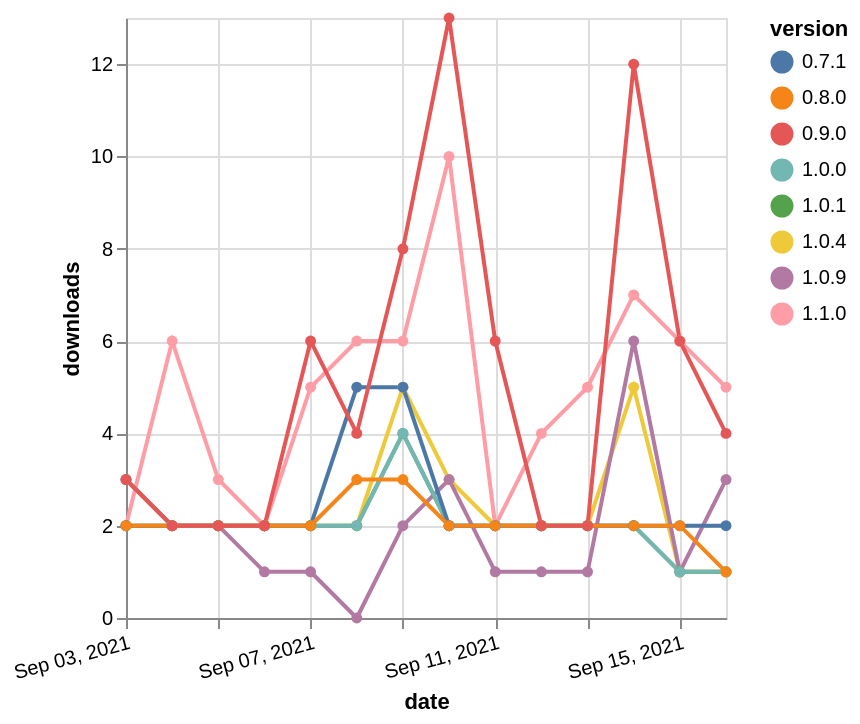

Here is the Vega-Lite specification saved for this chart:
### Vega-Lite specification from a JSON file in a GitHub repository (floating-point values rounded to 4 significant figures)
{"$schema": "https://vega.github.io/schema/vega-lite/v5.json", "description": "A simple bar chart with embedded data.", "data": {"values": [{"date": "2021-09-03", "total": 3943, "delta": 3, "version": "1.0.4"}, {"date": "2021-09-04", "total": 3945, "delta": 2, "version": "1.0.4"}, {"date": "2021-09-05", "total": 3947, "delta": 2, "version": "1.0.4"}, {"date": "2021-09-06", "total": 3949, "delta": 2, "version": "1.0.4"}, {"date": "2021-09-07", "total": 3951, "delta": 2, "version": "1.0.4"}, {"date": "2021-09-08", "total": 3953, "delta": 2, "version": "1.0.4"}, {"date": "2021-09-09", "total": 3958, "delta": 5, "version": "1.0.4"}, {"date": "2021-09-10", "total": 3961, "delta": 3, "version": "1.0.4"}, {"date": "2021-09-11", "total": 3963, "delta": 2, "version": "1.0.4"}, {"date": "2021-09-12", "total": 3965, "delta": 2, "version": "1.0.4"}, {"date": "2021-09-13", "total": 3967, "delta": 2, "version": "1.0.4"}, {"date": "2021-09-14", "total": 3972, "delta": 5, "version": "1.0.4"}, {"date": "2021-09-15", "total": 3973, "delta": 1, "version": "1.0.4"}, {"date": "2021-09-16", "total": 3974, "delta": 1, "version": "1.0.4"}, {"date": "2021-09-03", "total": 933, "delta": 3, "version": "1.0.9"}, {"date": "2021-09-04", "total": 935, "delta": 2, "version": "1.0.9"}, {"date": "2021-09-05", "total": 937, "delta": 2, "version": "1.0.9"}, {"date": "2021-09-06", "total": 938, "delta": 1, "version": "1.0.9"}, {"date": "2021-09-07", "total": 939, "delta": 1, "version": "1.0.9"}, {"date": "2021-09-08", "total": 939, "delta": 0, "version": "1.0.9"}, {"date": "2021-09-09", "total": 941, "delta": 2, "version": "1.0.9"}, {"date": "2021-09-10", "total": 944, "delta": 3, "version": "1.0.9"}, {"date": "2021-09-11", "total": 945, "delta": 1, "version": "1.0.9"}, {"date": "2021-09-12", "total": 946, "delta": 1, "version": "1.0.9"}, {"date": "2021-09-13", "total": 947, "delta": 1, "version": "1.0.9"}, {"date": "2021-09-14", "total": 953, "delta": 6, "version": "1.0.9"}, {"date": "2021-09-15", "total": 954, "delta": 1, "version": "1.0.9"}, {"date": "2021-09-16", "total": 957, "delta": 3, "version": "1.0.9"}, {"date": "2021-09-03", "total": 2104, "delta": 2, "version": "1.1.0"}, {"date": "2021-09-04", "total": 2110, "delta": 6, "version": "1.1.0"}, {"date": "2021-09-05", "total": 2113, "delta": 3, "version": "1.1.0"}, {"date": "2021-09-06", "total": 2115, "delta": 2, "version": "1.1.0"}, {"date": "2021-09-07", "total": 2120, "delta": 5, "version": "1.1.0"}, {"date": "2021-09-08", "total": 2126, "delta": 6, "version": "1.1.0"}, {"date": "2021-09-09", "total": 2132, "delta": 6, "version": "1.1.0"}, {"date": "2021-09-10", "total": 2142, "delta": 10, "version": "1.1.0"}, {"date": "2021-09-11", "total": 2144, "delta": 2, "version": "1.1.0"}, {"date": "2021-09-12", "total": 2148, "delta": 4, "version": "1.1.0"}, {"date": "2021-09-13", "total": 2153, "delta": 5, "version": "1.1.0"}, {"date": "2021-09-14", "total": 2160, "delta": 7, "version": "1.1.0"}, {"date": "2021-09-15", "total": 2166, "delta": 6, "version": "1.1.0"}, {"date": "2021-09-16", "total": 2171, "delta": 5, "version": "1.1.0"}, {"date": "2021-09-03", "total": 2403, "delta": 2, "version": "1.0.1"}, {"date": "2021-09-04", "total": 2405, "delta": 2, "version": "1.0.1"}, {"date": "2021-09-05", "total": 2407, "delta": 2, "version": "1.0.1"}, {"date": "2021-09-06", "total": 2409, "delta": 2, "version": "1.0.1"}, {"date": "2021-09-07", "total": 2411, "delta": 2, "version": "1.0.1"}, {"date": "2021-09-08", "total": 2413, "delta": 2, "version": "1.0.1"}, {"date": "2021-09-09", "total": 2417, "delta": 4, "version": "1.0.1"}, {"date": "2021-09-10", "total": 2419, "delta": 2, "version": "1.0.1"}, {"date": "2021-09-11", "total": 2421, "delta": 2, "version": "1.0.1"}, {"date": "2021-09-12", "total": 2423, "delta": 2, "version": "1.0.1"}, {"date": "2021-09-13", "total": 2425, "delta": 2, "version": "1.0.1"}, {"date": "2021-09-14", "total": 2427, "delta": 2, "version": "1.0.1"}, {"date": "2021-09-15", "total": 2428, "delta": 1, "version": "1.0.1"}, {"date": "2021-09-16", "total": 2429, "delta": 1, "version": "1.0.1"}, {"date": "2021-09-03", "total": 2268, "delta": 3, "version": "1.0.0"}, {"date": "2021-09-04", "total": 2270, "delta": 2, "version": "1.0.0"}, {"date": "2021-09-05", "total": 2272, "delta": 2, "version": "1.0.0"}, {"date": "2021-09-06", "total": 2274, "delta": 2, "version": "1.0.0"}, {"date": "2021-09-07", "total": 2276, "delta": 2, "version": "1.0.0"}, {"date": "2021-09-08", "total": 2278, "delta": 2, "version": "1.0.0"}, {"date": "2021-09-09", "total": 2282, "delta": 4, "version": "1.0.0"}, {"date": "2021-09-10", "total": 2284, "delta": 2, "version": "1.0.0"}, {"date": "2021-09-11", "total": 2286, "delta": 2, "version": "1.0.0"}, {"date": "2021-09-12", "total": 2288, "delta": 2, "version": "1.0.0"}, {"date": "2021-09-13", "total": 2290, "delta": 2, "version": "1.0.0"}, {"date": "2021-09-14", "total": 2292, "delta": 2, "version": "1.0.0"}, {"date": "2021-09-15", "total": 2293, "delta": 1, "version": "1.0.0"}, {"date": "2021-09-16", "total": 2294, "delta": 1, "version": "1.0.0"}, {"date": "2021-09-03", "total": 3531, "delta": 2, "version": "0.7.1"}, {"date": "2021-09-04", "total": 3533, "delta": 2, "version": "0.7.1"}, {"date": "2021-09-05", "total": 3535, "delta": 2, "version": "0.7.1"}, {"date": "2021-09-06", "total": 3537, "delta": 2, "version": "0.7.1"}, {"date": "2021-09-07", "total": 3539, "delta": 2, "version": "0.7.1"}, {"date": "2021-09-08", "total": 3544, "delta": 5, "version": "0.7.1"}, {"date": "2021-09-09", "total": 3549, "delta": 5, "version": "0.7.1"}, {"date": "2021-09-10", "total": 3551, "delta": 2, "version": "0.7.1"}, {"date": "2021-09-11", "total": 3553, "delta": 2, "version": "0.7.1"}, {"date": "2021-09-12", "total": 3555, "delta": 2, "version": "0.7.1"}, {"date": "2021-09-13", "total": 3557, "delta": 2, "version": "0.7.1"}, {"date": "2021-09-14", "total": 3559, "delta": 2, "version": "0.7.1"}, {"date": "2021-09-15", "total": 3561, "delta": 2, "version": "0.7.1"}, {"date": "2021-09-16", "total": 3563, "delta": 2, "version": "0.7.1"}, {"date": "2021-09-03", "total": 2676, "delta": 2, "version": "0.8.0"}, {"date": "2021-09-04", "total": 2678, "delta": 2, "version": "0.8.0"}, {"date": "2021-09-05", "total": 2680, "delta": 2, "version": "0.8.0"}, {"date": "2021-09-06", "total": 2682, "delta": 2, "version": "0.8.0"}, {"date": "2021-09-07", "total": 2684, "delta": 2, "version": "0.8.0"}, {"date": "2021-09-08", "total": 2687, "delta": 3, "version": "0.8.0"}, {"date": "2021-09-09", "total": 2690, "delta": 3, "version": "0.8.0"}, {"date": "2021-09-10", "total": 2692, "delta": 2, "version": "0.8.0"}, {"date": "2021-09-11", "total": 2694, "delta": 2, "version": "0.8.0"}, {"date": "2021-09-12", "total": 2696, "delta": 2, "version": "0.8.0"}, {"date": "2021-09-13", "total": 2698, "delta": 2, "version": "0.8.0"}, {"date": "2021-09-14", "total": 2700, "delta": 2, "version": "0.8.0"}, {"date": "2021-09-15", "total": 2702, "delta": 2, "version": "0.8.0"}, {"date": "2021-09-16", "total": 2703, "delta": 1, "version": "0.8.0"}, {"date": "2021-09-03", "total": 3899, "delta": 3, "version": "0.9.0"}, {"date": "2021-09-04", "total": 3901, "delta": 2, "version": "0.9.0"}, {"date": "2021-09-05", "total": 3903, "delta": 2, "version": "0.9.0"}, {"date": "2021-09-06", "total": 3905, "delta": 2, "version": "0.9.0"}, {"date": "2021-09-07", "total": 3911, "delta": 6, "version": "0.9.0"}, {"date": "2021-09-08", "total": 3915, "delta": 4, "version": "0.9.0"}, {"date": "2021-09-09", "total": 3923, "delta": 8, "version": "0.9.0"}, {"date": "2021-09-10", "total": 3936, "delta": 13, "version": "0.9.0"}, {"date": "2021-09-11", "total": 3942, "delta": 6, "version": "0.9.0"}, {"date": "2021-09-12", "total": 3944, "delta": 2, "version": "0.9.0"}, {"date": "2021-09-13", "total": 3946, "delta": 2, "version": "0.9.0"}, {"date": "2021-09-14", "total": 3958, "delta": 12, "version": "0.9.0"}, {"date": "2021-09-15", "total": 3964, "delta": 6, "version": "0.9.0"}, {"date": "2021-09-16", "total": 3968, "delta": 4, "version": "0.9.0"}]}, "width": "container", "mark": {"type": "line", "point": {"filled": true}}, "encoding": {"x": {"field": "date", "type": "temporal", "timeUnit": "yearmonthdate", "title": "date", "axis": {"labelAngle": -15}}, "y": {"field": "delta", "type": "quantitative", "title": "downloads"}, "color": {"field": "version", "type": "nominal"}, "tooltip": {"field": "delta"}}}
